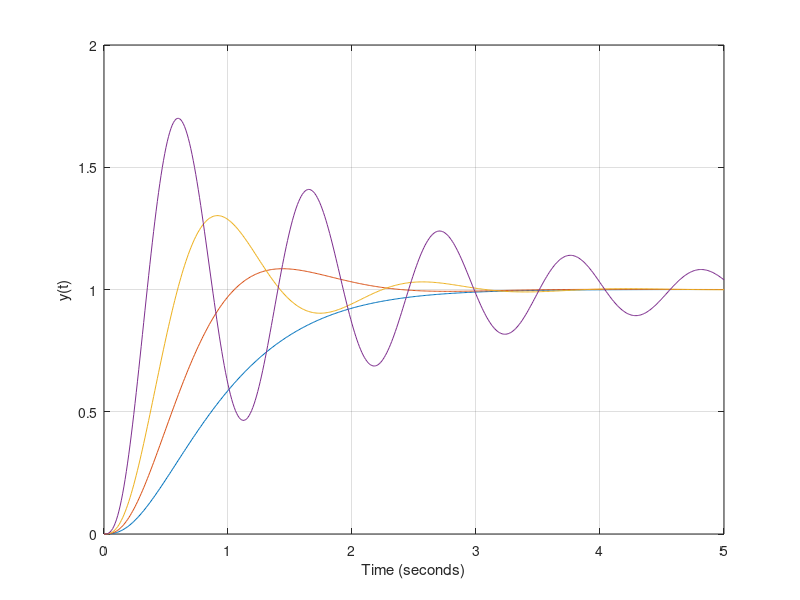

The MATLAB script that drew this image:
% Chapter 10: Figure 10.30
%
%   Rotor winder control system transient response
%   for a simple gain controller with K=50, 100, 200, 
%   and 300.
%
K=[50 100 200 500]; 
numg=[1]; deng=[1 15 50 0]; sysg=tf(numg,deng);
t=[0:0.01:5];
for i=1:4
    sys=feedback(K(i)*sysg,[1]);
    y=step(sys,t);
    Ys(:,i)=y;
end
plot(t,Ys(:,1),t,Ys(:,2),t,Ys(:,3),t,Ys(:,4))
grid
xlabel('Time (seconds)'), ylabel('y(t)')
